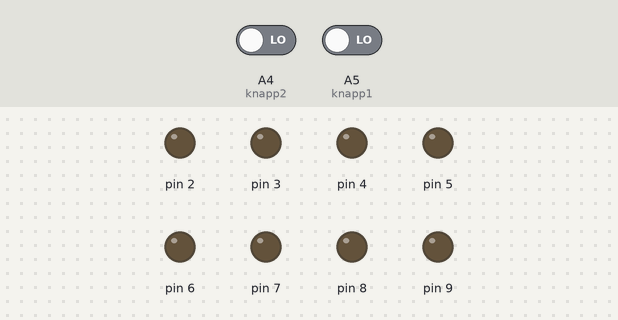
This sketch was run on a simulated Arduino Uno, built with avr-gcc and run on an emulated ATmega328P. Parts: output pins drawn as LEDs (lit = HIGH). Dashed ring = blinking. Inputs (shaded band) come from the test bench; at power-on: A5 (knapp1) LOW, A4 (knapp2) LOW. Random numbers use the default seed unless the sketch sets one; what the sketch prints to the serial monitor is not drawn.

Above: at 1.2 s.
1.3 s: A5 (knapp1) driven HIGH
At 1.65 s:
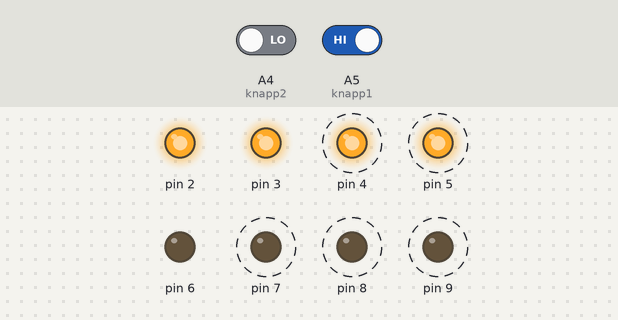
At 2.05 s:
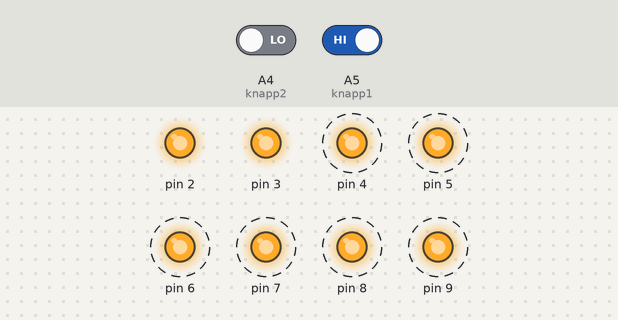
4.3 s: A5 (knapp1) driven LOW
7.3 s: A4 (knapp2) driven HIGH
At 8.7 s:
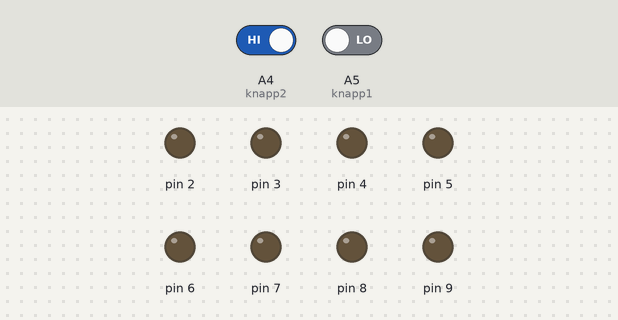
Timing chart, 0 to 10.3 s (numbered marks = the images above; inputs shaded):
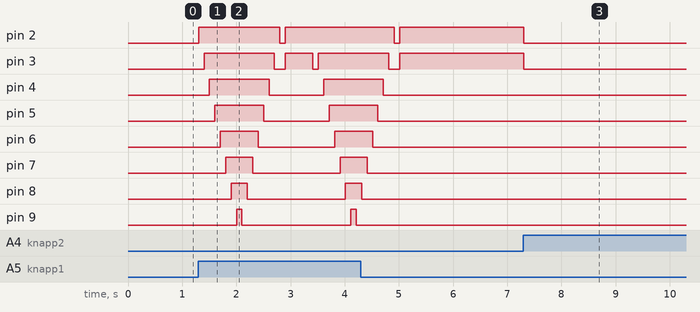

Measured:
- after the input at 1.3 s, pin 2: LOW → HIGH at once, → LOW 1.5 s later, → HIGH 0.10 s later; pin 3: goes HIGH 1.3 s, LOW 0.20 s, HIGH 0.51 s, LOW 0.10 s, then HIGH, starting after 0.10 s
- after the input at 7.3 s, pin 2, pin 3: HIGH → LOW at once

The sketch:

14_Terningkast_-_MHP.ino
```cpp
// Oppgave 14 - Terningkast - 05.04.2018 - MHP

// KONSTANTER:
const byte knapp1 = A5;
const byte knapp2 = A4;

// VARIABLER:
int lesknapp1;
int lesknapp2;
byte ran = 0;
byte i = 0;

// SETUP:
void setup() {
  Serial.begin(9600);
  pinMode(2, OUTPUT);
  pinMode(3, OUTPUT);
  pinMode(4, OUTPUT);
  pinMode(5, OUTPUT);
  pinMode(6, OUTPUT);
  pinMode(7, OUTPUT);
  pinMode(8, OUTPUT);
  pinMode(9, OUTPUT);
  Serial.print("i'm doing something");
}

// FUNKSJONER:

// HOVUDPROGRAM:
void loop() {
  lesknapp1 = digitalRead(knapp1);
  lesknapp2 = digitalRead(knapp2);
  delay(10);
  lesknapp1 = digitalRead(knapp1);
  lesknapp2 = digitalRead(knapp2);
  if (lesknapp1 == HIGH){
    for (i = 2; i <= 7; i++){
     digitalWrite(i, LOW);
    }
    for (i = 2; i <= 9; i++){
     digitalWrite(i, HIGH);
     delay(100);
    }
    for (i = 9; i >= 2; i--){
     digitalWrite(i, LOW);
     delay(100);
    }
    ran = random(2,8);
    for (i = 2; i <= ran; i++){
     digitalWrite(i, HIGH);
    }
    delay(500);
  }
  if (lesknapp2 == HIGH){
    for (i = 2; i <= 7; i++){
     digitalWrite(i, LOW);
    }
  }
}
```
